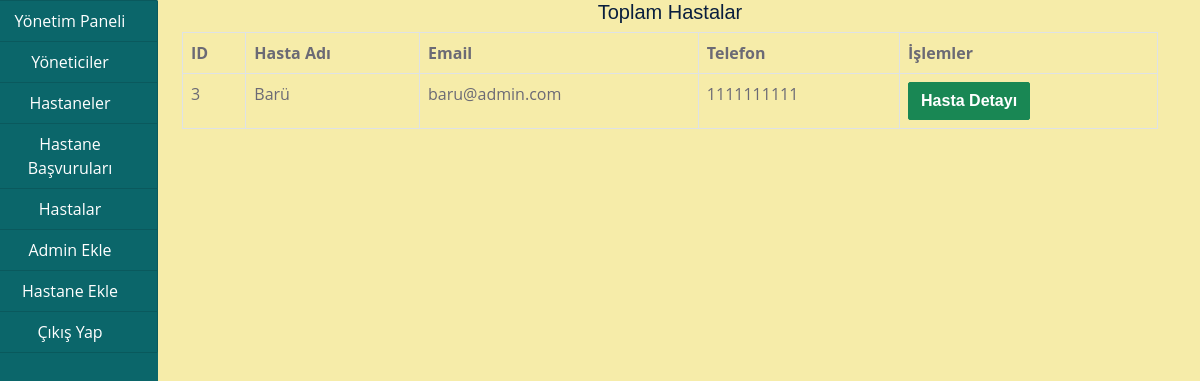
Screenshot of /admin/hastalar.php with the database file from the repository.
### tables this page shows
CREATE TABLE `kullanici_hasta` (
  `id` int(11) NOT NULL,
  `kullanici_tcno` varchar(11) NOT NULL,
  `kullanici_ad_soyad` varchar(100) NOT NULL,
  `kullanici_sifre` varchar(100) NOT NULL,
  `kullanici_dogum` date NOT NULL,
  `kullanici_email` varchar(100) NOT NULL,
  `kullanici_tel` varchar(10) NOT NULL
);

### admin/hastalar.php (the view, shortened to what this page needs)
<?php
include("../baglanti.php");
?>
<!DOCTYPE html>
<html lang="tr">
<head>
    <link href="assets/css/bootstrap.min.css" rel="stylesheet">
    <link href="assets/css/style.css" rel="stylesheet">
</head>
<body>
<div class="container-fluid">
    <div class="col-md-12">
        <div class="row">
            <div class="col-md-2" style="margin-left: -30px;">
                <?php include("menu.php"); ?>
            </div>
            <div class="col-md-10">
                <h5 class="text-center">Toplam Hastalar</h5>
                <?php
                $hasta_sorgu = "SELECT * FROM kullanici_hasta";
                $hasta_sorgu_sonuc = mysqli_query($baglanti, $hasta_sorgu);
                echo "
                <table class='table table-bordered'>
                <thead>
                    <tr>
                        <th>ID</th>
                        <th>Hasta Adı</th>
                        <th>Email</th>
                        <th>Telefon</th>
                        <th>İşlemler</th>
                    </tr>
                </thead>
                <tbody>
                ";
                if (mysqli_num_rows($hasta_sorgu_sonuc) < 1) {
                    echo "
                    <tr>
                        <td colspan='6' class='text-center'>Henüz başvuru yok.</td>
                    </tr>";
                } else {
                    while ($hasta_bilgi_getir = mysqli_fetch_assoc($hasta_sorgu_sonuc)) {
                        echo "
                        <tr>
                            <td>{$hasta_bilgi_getir['id']}</td>
                            <td>{$hasta_bilgi_getir['kullanici_ad_soyad']}</td>
                            <td>{$hasta_bilgi_getir['kullanici_email']}</td>
                            <td>{$hasta_bilgi_getir['kullanici_tel']}</td>
                            <td>
                                <a href='hastadetay.php?hasta_id={$hasta_bilgi_getir['id']}'>
                                    <button class='btn btn-success'>Hasta Detayı</button>
                                </a>
                            </td>
                        </tr>
                        ";
                    }
                }
                echo "</tbody></table>";
                ?>
            </div>
        </div>
    </div>
</div>
</body>
</html>

### admin/assets/css/style.css (style rules this page uses)
:root { --primary: #0B666A; --secondary: #F57E57; --light: #F6ECA9; --dark: #071952; }
h5, h6, .font-weight-medium { font-weight: 500 !important; }
.btn { font-family: 'Jost', sans-serif; font-weight: 600; transition: .5s; }

### rows the page displays
kullanici_hasta: id "3", kullanici_ad_soyad "Barü", kullanici_email "baru@admin.com", kullanici_tel "1111111111"
